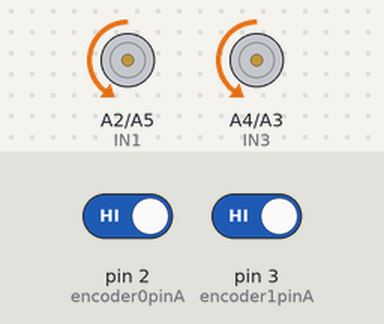
A sketch run on a simulated Arduino Uno, built with avr-gcc and run on an emulated ATmega328P. Parts: motor-driver pin pairs drawn as motors (green arrow = first pin HIGH = forward, orange = second pin HIGH = backward, longer = more drive, scaled by the enable pin). The inputs (shaded band) are chosen by the test bench; at power-on: pin 2 (encoder0pinA) HIGH, pin 3 (encoder1pinA) HIGH.

Above: at 1.2 s.
At 3.7 s:
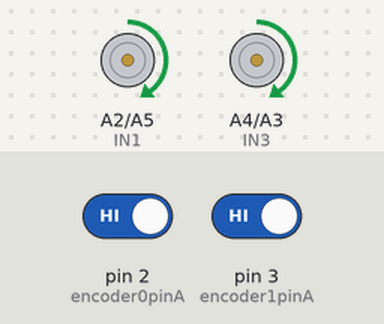
At 6.2 s:
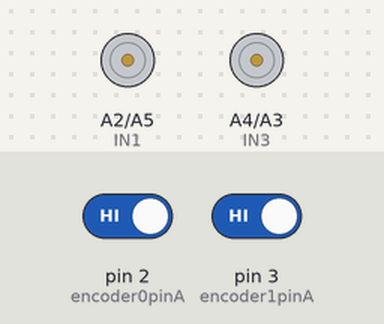
Timing chart, 0 to 9.8 s (numbered marks = the images above):
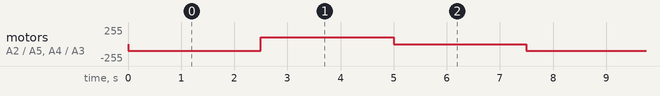

Measured:
- by itself, motor on A2 (IN1) / A5 (IN2), motor on A4 (IN3) / A3 (IN4): repeats every 7.5 s: forward 100/255 2.5 s, stopped 2.5 s, backward 100/255 2.5 s

The sketch:

dc_motor_encoder.ino
```cpp
// Motor controller pins connected to Arduino
const int ENA = 5;  // RIGHT
const int IN1 = A2;
const int IN2 = A5;
const int IN3 = A4;
const int IN4 = A3;
const int ENB = 6; // LEFT

int E1 = 5;     //Right Motor Power
int E2 = 6;     //Left Motor Power
//int M1 = 4;    //Right Motor Direction
//int M2 = 7;    //Left Motor Direction
const byte encoder0pinA = 2; //Interrupt 0
const byte encoder0pinB = 12;
const byte encoder1pinA = 3; //Interrupt 1
const byte encoder1pinB = 13;
byte overflow;
byte encoder0PinALast;
byte encoder1PinALast;
int duration0;//Encoder0 number of pulses
int duration00;
int duration1;//Encoder1 number of pulses
int duration11;
boolean Direction0;
boolean Direction1;

int SetPoint = 0; // 0 would be straight ahead
double Kp = 25; // needs tunning
int error = 0;
int speed = 100; // set the speed of which the vechicle should move
int output = 0;

void setup()
{
  //pinMode(4, OUTPUT);
  pinMode(5, OUTPUT);
  pinMode(6, OUTPUT);
  //pinMode(7, OUTPUT);
  pinMode (IN1, OUTPUT);
  pinMode (IN2, OUTPUT);
  pinMode (IN3, OUTPUT);
  pinMode (IN4, OUTPUT);

  Serial.begin(9600);//Initialize the serial port
  EncoderInit();//Initialize the module
  timer_init();

}

void loop()
{
//  Serial.print("Left Pulse:");
//  Serial.println(duration00);
//  Serial.print("Right Pulse:");
//  Serial.println(duration11);
  Preg(duration0, duration1); //Go Forward
  //digitalWrite(M1,LOW);
  //digitalWrite(M2,LOW);
  // FORWARD A RIGHT
      digitalWrite(IN1, LOW);
      digitalWrite(IN2, HIGH);
      // FORWARD B LEFT
      digitalWrite(IN3, LOW);
      digitalWrite(IN4, HIGH);
  delay(2500);
  Preg(duration0, duration1); //Go Backward
  //digitalWrite(M1,HIGH);
  //digitalWrite(M2,HIGH);
  // FORWARD A RIGHT
      digitalWrite(IN1, HIGH);
      digitalWrite(IN2, LOW);
      // FORWARD B LEFT
      digitalWrite(IN3, HIGH);
      digitalWrite(IN4, LOW);
  delay(2500);
  digitalWrite(E1,LOW); //STOP!!!!!!
  digitalWrite(E2,LOW);
  delay(2500);
}
ISR(TIMER1_OVF_vect)
{
  overflow++;
  if(overflow>=10)
  {
  duration00=duration0;
  duration0=0;
  duration11=duration1;
  duration1=0;
  overflow=0;
  }
}
void Preg(int SpeedL, int SpeedR)
{
  noInterrupts(); // Disable interrupts, no need to slow down the P regulator
  error = ((SpeedL-SpeedR)-SetPoint);
  output = (Kp*error);
  if(error >= 0) // its turning left of the setpoint, reduce E1 (right motor)
  {
    analogWrite(E2, speed);
    analogWrite(E1, (speed-output)); // Subtract the error value multiplied by Kp from E1
  }
  if(error < 0) // turning right of our setpoint, reduce E0
  {
    analogWrite(E2, (speed+output)); // This time we add the error since its negative
    analogWrite(E1, speed);
  }
  interrupts(); //Enable interrupts again
}

void timer_init(void)
{
  TIMSK1 |= (1<<TOIE1); // Enable Timer1 overflow interrupt at 16MHz = 16 000 000 / 2^16 = 244Hz
}
void EncoderInit()
{
  Direction0 = true;
  Direction1 = true;
  pinMode(encoder0pinB,INPUT);
  attachInterrupt(0, wheelSpeed0, CHANGE);
  pinMode(encoder1pinB,INPUT);
  attachInterrupt(1, wheelSpeed1, CHANGE);
}


void wheelSpeed0()
{
  //Encoder 0 Code
  int Lstate = digitalRead(encoder0pinA);
  if((encoder0PinALast == LOW) && Lstate==HIGH)
  {
    int val0 = digitalRead(encoder0pinB);
    if(val0 == LOW && Direction0)
    {
      Direction0 = false; //Reverse
    }
    else if(val0 == HIGH && !Direction0)
    {
      Direction0 = true;  //Forward
    }
  }
  encoder0PinALast = Lstate;

  if(!Direction0)  duration0++;
  else  duration0++;
}

void wheelSpeed1()
{
  //Encoder 1 Code
  int Lstate1 = digitalRead(encoder1pinA);
  if((encoder1PinALast == LOW) && Lstate1==HIGH)
  {
    int val1 = digitalRead(encoder1pinB);
    if(val1 == LOW && Direction1)
    {
      Direction1 = false; //Reverse
    }
    else if(val1 == HIGH && !Direction1)
    {
      Direction1 = true;  //Forward
    }
  }
  encoder1PinALast = Lstate1;

  if(!Direction1)  duration1++;
  else  duration1++;
}
```
